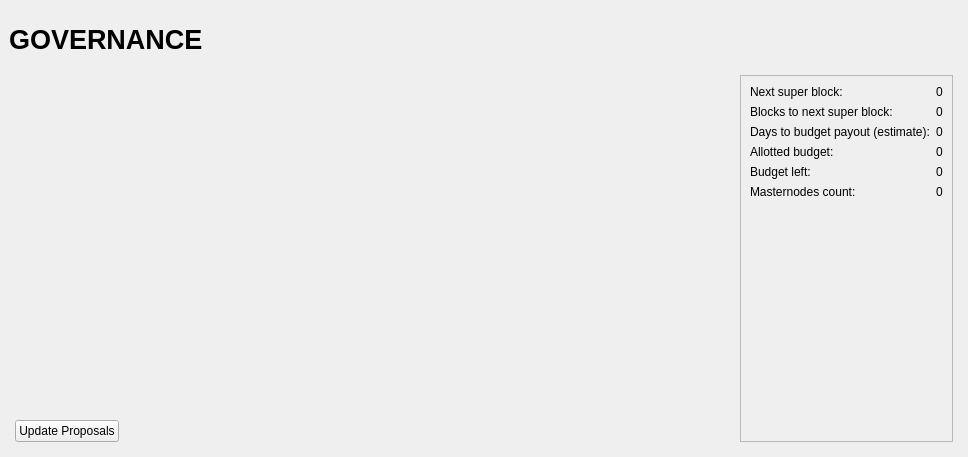
<?xml version="1.0" encoding="UTF-8"?>
<ui version="4.0">
 <class>GovernancePage</class>
 <widget class="QWidget" name="GovernancePage">
  <property name="geometry">
   <rect>
    <x>0</x>
    <y>0</y>
    <width>968</width>
    <height>457</height>
   </rect>
  </property>
  <property name="windowTitle">
   <string>Form</string>
  </property>
  <layout class="QVBoxLayout" name="topLayout" stretch="0">
   <property name="leftMargin">
    <number>9</number>
   </property>
   <property name="topMargin">
    <number>9</number>
   </property>
   <property name="rightMargin">
    <number>9</number>
   </property>
   <property name="bottomMargin">
    <number>9</number>
   </property>
   <item>
    <layout class="QVBoxLayout" name="verticalLayout_Master" stretch="0,1">
     <property name="spacing">
      <number>0</number>
     </property>
     <item>
      <widget class="QFrame" name="frame_Header">
       <layout class="QVBoxLayout" name="verticalLayout_4">
        <property name="leftMargin">
         <number>0</number>
        </property>
        <property name="topMargin">
         <number>0</number>
        </property>
        <property name="rightMargin">
         <number>0</number>
        </property>
        <property name="bottomMargin">
         <number>0</number>
        </property>
        <item>
         <layout class="QHBoxLayout" name="horizontalLayout_Header" stretch="1,0,1">
          <item>
           <widget class="QLabel" name="labelOverviewHeaderLeft">
            <property name="minimumSize">
             <size>
              <width>464</width>
              <height>60</height>
             </size>
            </property>
            <property name="maximumSize">
             <size>
              <width>16777215</width>
              <height>60</height>
             </size>
            </property>
            <property name="font">
             <font>
              <pointsize>20</pointsize>
              <weight>75</weight>
              <bold>true</bold>
             </font>
            </property>
            <property name="text">
             <string>GOVERNANCE</string>
            </property>
           </widget>
          </item>
          <item>
           <spacer name="horizontalSpacer">
            <property name="orientation">
             <enum>Qt::Horizontal</enum>
            </property>
            <property name="sizeHint" stdset="0">
             <size>
              <width>40</width>
              <height>20</height>
             </size>
            </property>
           </spacer>
          </item>
          <item>
           <widget class="QLabel" name="labelOverviewHeaderRight">
            <property name="minimumSize">
             <size>
              <width>464</width>
              <height>60</height>
             </size>
            </property>
            <property name="maximumSize">
             <size>
              <width>16777215</width>
              <height>60</height>
             </size>
            </property>
            <property name="font">
             <font>
              <pointsize>14</pointsize>
             </font>
            </property>
            <property name="text">
             <string/>
            </property>
            <property name="alignment">
             <set>Qt::AlignRight|Qt::AlignTrailing|Qt::AlignVCenter</set>
            </property>
           </widget>
          </item>
         </layout>
        </item>
       </layout>
      </widget>
     </item>
     <item>
      <widget class="QFrame" name="frame_BG">
       <layout class="QVBoxLayout" name="verticalLayout_3">
        <property name="leftMargin">
         <number>6</number>
        </property>
        <property name="topMargin">
         <number>6</number>
        </property>
        <property name="rightMargin">
         <number>6</number>
        </property>
        <property name="bottomMargin">
         <number>6</number>
        </property>
        <item>
         <widget class="QFrame" name="frame_Content">
          <layout class="QVBoxLayout" name="verticalLayout">
           <property name="spacing">
            <number>0</number>
           </property>
           <property name="leftMargin">
            <number>0</number>
           </property>
           <property name="topMargin">
            <number>0</number>
           </property>
           <property name="rightMargin">
            <number>0</number>
           </property>
           <property name="bottomMargin">
            <number>0</number>
           </property>
           <item>
            <layout class="QHBoxLayout" name="horizontalLayout_Content">
             <item>
              <layout class="QVBoxLayout" name="verticalLayout_2">
               <item>
                <widget class="QScrollArea" name="scrollArea">
                 <property name="sizePolicy">
                  <sizepolicy hsizetype="Expanding" vsizetype="Minimum">
                   <horstretch>0</horstretch>
                   <verstretch>1</verstretch>
                  </sizepolicy>
                 </property>
                 <property name="frameShape">
                  <enum>QFrame::NoFrame</enum>
                 </property>
                 <property name="frameShadow">
                  <enum>QFrame::Plain</enum>
                 </property>
                 <property name="lineWidth">
                  <number>0</number>
                 </property>
                 <property name="horizontalScrollBarPolicy">
                  <enum>Qt::ScrollBarAlwaysOff</enum>
                 </property>
                 <property name="sizeAdjustPolicy">
                  <enum>QAbstractScrollArea::AdjustIgnored</enum>
                 </property>
                 <property name="widgetResizable">
                  <bool>true</bool>
                 </property>
                 <widget class="QWidget" name="scrollAreaWidgetContents">
                  <property name="geometry">
                   <rect>
                    <x>0</x>
                    <y>0</y>
                    <width>742</width>
                    <height>282</height>
                   </rect>
                  </property>
                  <property name="sizePolicy">
                   <sizepolicy hsizetype="Preferred" vsizetype="Minimum">
                    <horstretch>0</horstretch>
                    <verstretch>1</verstretch>
                   </sizepolicy>
                  </property>
                  <layout class="QVBoxLayout" name="proposalGrid">
                   <property name="spacing">
                    <number>0</number>
                   </property>
                   <property name="sizeConstraint">
                    <enum>QLayout::SetDefaultConstraint</enum>
                   </property>
                   <property name="leftMargin">
                    <number>0</number>
                   </property>
                   <property name="topMargin">
                    <number>0</number>
                   </property>
                   <property name="rightMargin">
                    <number>0</number>
                   </property>
                   <property name="bottomMargin">
                    <number>0</number>
                   </property>
                  </layout>
                 </widget>
                </widget>
               </item>
               <item>
                <spacer name="verticalSpacer">
                 <property name="orientation">
                  <enum>Qt::Vertical</enum>
                 </property>
                 <property name="sizeHint" stdset="0">
                  <size>
                   <width>20</width>
                   <height>40</height>
                  </size>
                 </property>
                </spacer>
               </item>
               <item>
                <layout class="QHBoxLayout" name="horizontalLayout">
                 <item>
                  <widget class="QPushButton" name="UpdateButton">
                   <property name="text">
                    <string>Update Proposals</string>
                   </property>
                  </widget>
                 </item>
                 <item>
                  <spacer name="horizontalSpacer_2">
                   <property name="orientation">
                    <enum>Qt::Horizontal</enum>
                   </property>
                   <property name="sizeHint" stdset="0">
                    <size>
                     <width>40</width>
                     <height>20</height>
                    </size>
                   </property>
                  </spacer>
                 </item>
                </layout>
               </item>
              </layout>
             </item>
             <item>
              <widget class="QFrame" name="frame_budget_info">
               <property name="frameShape">
                <enum>QFrame::StyledPanel</enum>
               </property>
               <property name="frameShadow">
                <enum>QFrame::Raised</enum>
               </property>
               <layout class="QGridLayout" name="gridLayout">
                <item row="0" column="0">
                 <widget class="QLabel" name="next_superblock_label">
                  <property name="text">
                   <string>Next super block:</string>
                  </property>
                 </widget>
                </item>
                <item row="0" column="1" alignment="Qt::AlignRight">
                 <widget class="QLabel" name="next_superblock_value">
                  <property name="text">
                   <string>0</string>
                  </property>
                 </widget>
                </item>
                <item row="1" column="0">
                 <widget class="QLabel" name="blocks_before_super_label">
                  <property name="text">
                   <string>Blocks to next super block:</string>
                  </property>
                 </widget>
                </item>
                <item row="1" column="1" alignment="Qt::AlignRight">
                 <widget class="QLabel" name="blocks_before_super_value">
                  <property name="text">
                   <string>0</string>
                  </property>
                 </widget>
                </item>
                <item row="2" column="0">
                 <widget class="QLabel" name="time_before_super_label">
                  <property name="text">
                   <string>Days to budget payout (estimate):</string>
                  </property>
                 </widget>
                </item>
                <item row="2" column="1" alignment="Qt::AlignRight">
                 <widget class="QLabel" name="time_before_super_value">
                  <property name="text">
                   <string>0</string>
                  </property>
                 </widget>
                </item>
                <item row="3" column="0">
                 <widget class="QLabel" name="alloted_budget_label">
                  <property name="text">
                   <string>Allotted budget:</string>
                  </property>
                 </widget>
                </item>
                <item row="3" column="1" alignment="Qt::AlignRight">
                 <widget class="QLabel" name="alloted_budget_value">
                  <property name="text">
                   <string>0</string>
                  </property>
                 </widget>
                </item>
                <item row="4" column="0">
                 <widget class="QLabel" name="unallocated_budget_label">
                  <property name="text">
                   <string>Budget left:</string>
                  </property>
                 </widget>
                </item>
                <item row="4" column="1" alignment="Qt::AlignRight">
                 <widget class="QLabel" name="unallocated_budget_value">
                  <property name="text">
                   <string>0</string>
                  </property>
                 </widget>
                </item>
                <item row="5" column="0">
                 <widget class="QLabel" name="masternode_count_label">
                  <property name="text">
                   <string>Masternodes count:</string>
                  </property>
                 </widget>
                </item>
                <item row="5" column="1" alignment="Qt::AlignRight">
                 <widget class="QLabel" name="masternode_count_value">
                  <property name="text">
                   <string>0</string>
                  </property>
                 </widget>
                </item>
                <item row="6" column="0">
                 <spacer name="verticalSpacer_2">
                  <property name="orientation">
                   <enum>Qt::Vertical</enum>
                  </property>
                  <property name="sizeHint" stdset="0">
                   <size>
                    <width>20</width>
                    <height>40</height>
                   </size>
                  </property>
                 </spacer>
                </item>
               </layout>
              </widget>
             </item>
            </layout>
           </item>
          </layout>
         </widget>
        </item>
       </layout>
      </widget>
     </item>
    </layout>
   </item>
  </layout>
 </widget>
 <resources/>
 <connections/>
</ui>
